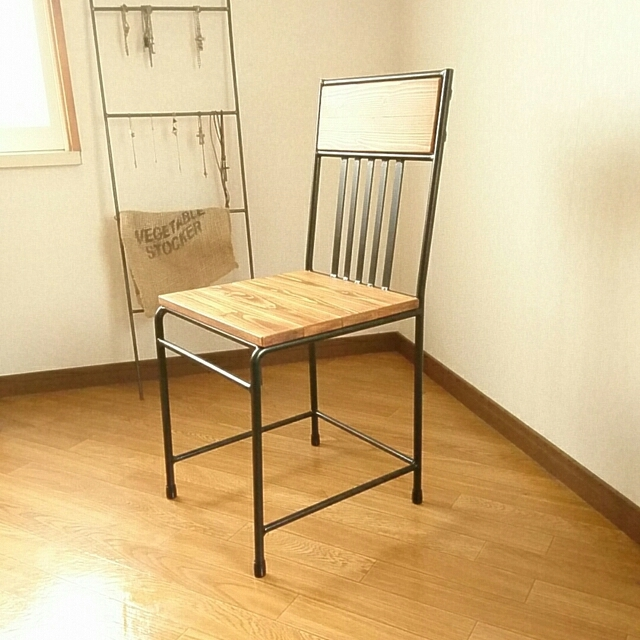
#> input picture 图像处理/OpenCV/01.jpg, 640 x 640 px
$ python '通道分离与合并.py'
#> lines starting #> are read from the running program, lines starting #| are printed output that depends on the picture
import cv2 as cv
import numpy


image = cv.imread("01.jpg")
#> image is the input picture: shape (640, 640, 3); mean B, G, R 138.5, 184.5, 211.6
B, G, R = cv.split(image)
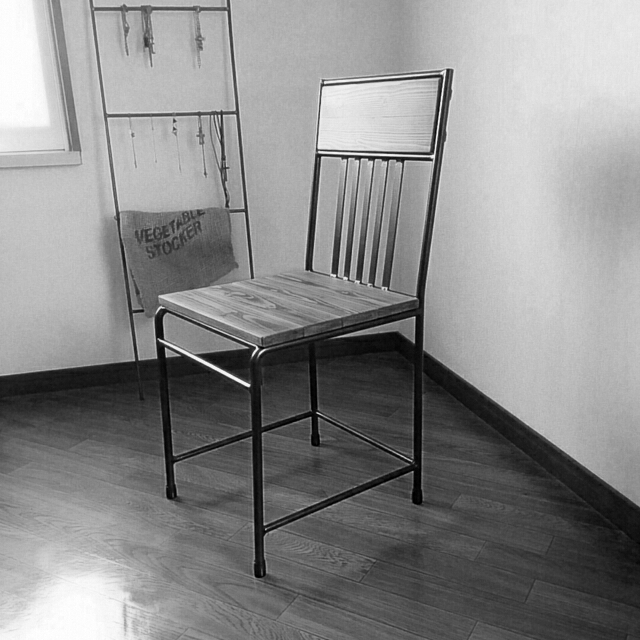
#> B: shape (640, 640); min 0, max 255, mean 138.5
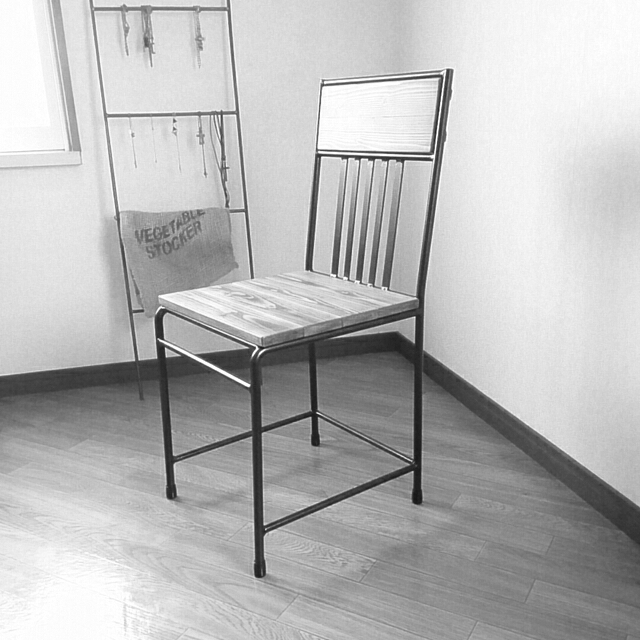
#> G: shape (640, 640); min 21, max 255, mean 184.5
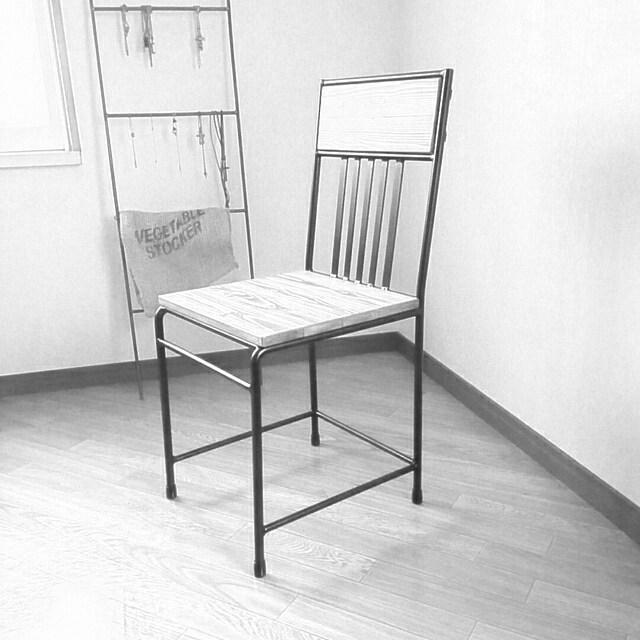
#> R: shape (640, 640); min 35, max 255, mean 211.6
cv.namedWindow("image", cv.WINDOW_NORMAL)
cv.imshow("image", image)
# cv.imshow("R", R)
# cv.imshow("G", G)
# cv.imshow("B", B)
change_image = cv.merge([B, G, R])
cv.imshow("change_image", change_image)
cv.waitKey(0)
cv.destroyAllWindows()

$ run again, with 图像处理/OpenCV/sample.jpg copied over 图像处理/OpenCV/01.jpg
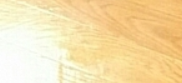
#> input picture 图像处理/OpenCV/sample.jpg, 182 x 83 px
#> image is the input picture: shape (83, 182, 3); mean B, G, R 172.8, 223, 246.9
#> `B, G, R = cv.split(image)`:
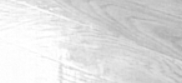
#> G: shape (83, 182); min 170, max 255, mean 223
#> `B, G, R = cv.split(image)`:
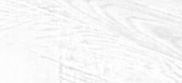
#> R: shape (83, 182); min 221, max 255, mean 246.9
